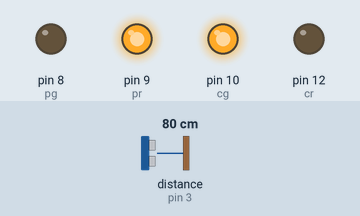
The sketch below on a simulated Arduino Uno, built with avr-gcc and run on an emulated ATmega328P. On the bench: output pins drawn as LEDs (lit = HIGH). Wiring (inferred from the names in the program): ultrasonic range finder: trigger pin 2; echo pin 3. Inputs (shaded band) come from the test bench; at power-on: distance to the obstacle (sensor on pin 3) 80 cm. The echo pulse lasts 58.3 µs per cm; pins used as bus, display or sensor lines are not drawn.

Above: at 1.2 s.
1.3 s: distance to the obstacle (sensor on pin 3) set to 6 cm
3.0 s: distance to the obstacle (sensor on pin 3) set to 3 cm
At 3.8 s:
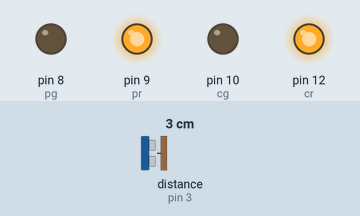
At 5.8 s:
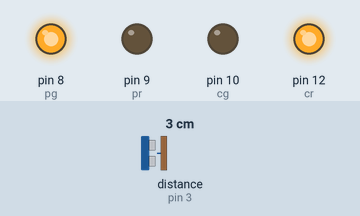
Timing chart, 0 to 14.5 s (numbered marks = the images above; inputs shaded):
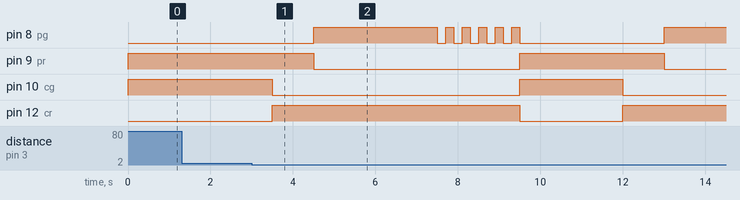

The sketch:

TrafficLightSystem.ino
```cpp
 int pg = 8; // pedestrian GREEN LED
  int pr = 9; // pedestrian RED LED
  int cg = 10; // car GREEN LED
  int cr = 12; // car RED LED
  int trigPin = 2;
  int echoPin = 3;
  long duration, cm;
void setup() {
  Serial.begin (9600);
  pinMode(trigPin, OUTPUT);
  pinMode(echoPin, INPUT);
  pinMode(pg, OUTPUT);
  pinMode(pr, OUTPUT);
  pinMode(cg, OUTPUT);
  pinMode(cr, OUTPUT);
}

void loop() {
  digitalWrite(trigPin, LOW);
  digitalWrite(trigPin, HIGH);
  delayMicroseconds(10);
  digitalWrite(trigPin, LOW);
  pinMode(echoPin, INPUT);
  duration = pulseIn(echoPin, HIGH);
  cm = (duration/2) / 29.1;
  if(cm<5){               //if the pedestrian is 5cm or near to the sensor, the pedestrian green light and the car red light will go on.
    delay(500);
    digitalWrite(cr, HIGH);
    digitalWrite(cg, LOW);
    delay(1000);
    digitalWrite(pr, LOW);
    digitalWrite(pg, HIGH);
    delay(3000);
    for(int i=0;i<5;i++){
      digitalWrite(pg, LOW);
      delay(200);
      digitalWrite(pg, HIGH);
      delay(200);
      }
    digitalWrite(pr, HIGH);
    digitalWrite(pg, LOW);
    digitalWrite(cr, LOW);
    digitalWrite(cg, HIGH);
    delay(2000);
  }
  else{
    digitalWrite(pr, HIGH);
    digitalWrite(pg, LOW);
    digitalWrite(cr, LOW);
    digitalWrite(cg, HIGH);
  }

}
```

Measured:
- the behaviour switches between 5 and 4 cm on distance to the obstacle (sensor on pin 3) (found by bisection; images 0 and 1)
- after the input at 1.3 s, every drawn part: stays the same
- after the input at 3.0 s, pin 8 (pg): goes HIGH 3.0 s, 5 × (LOW 0.20 s, HIGH 0.20 s), LOW 3.5 s, then HIGH, starting after 1.5 s; pin 9 (pr): HIGH → LOW after 1.5 s, → HIGH 5.0 s later, → LOW 3.5 s later
